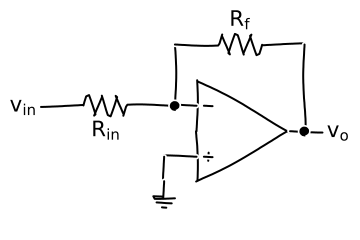

Write Python code to recreate this figure.
import matplotlib.pyplot as plt

import SchemDraw as schem
import SchemDraw.elements as e

plt.xkcd()

d = schem.Drawing(inches_per_unit=.5)
op = d.add(e.OPAMP)
d.add(e.LINE, d='left', xy=op.in2, l=d.unit/4)
d.add(e.LINE, d='down', l=d.unit/5)
d.add(e.GND)
d.add(e.LINE, d='left', xy=op.in1, l=d.unit/6)
d.add(e.DOT)
d.push()
Rin = d.add(e.RES, d='left', xy=op.in1-[d.unit/5,0], botlabel='$R_{in}$', lftlabel='$v_{in}$')
d.pop()
d.add(e.LINE, d='up', l=d.unit/2)
Rf = d.add(e.RES,  d='right', l=d.unit*1, label='$R_f$')
d.add(e.LINE, d='down', toy=op.out)
d.add(e.DOT)
d.add(e.LINE, d='left', tox=op.out)
d.add(e.LINE, d='right', l=d.unit/4, rgtlabel='$v_{o}$')

d.draw()

d.save('ex_xkcd.svg')